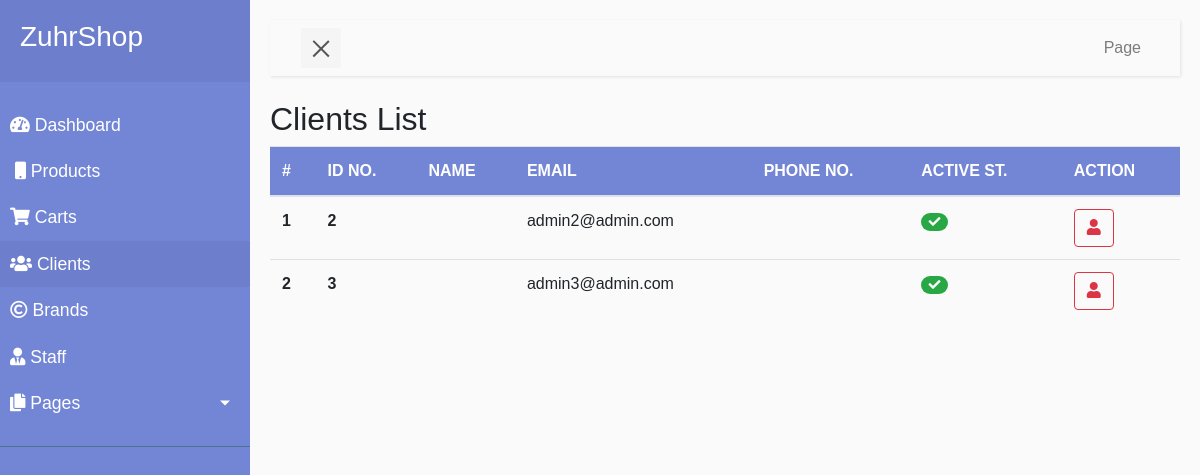
Before: /administration/clients/ (signed in) with the older database file.
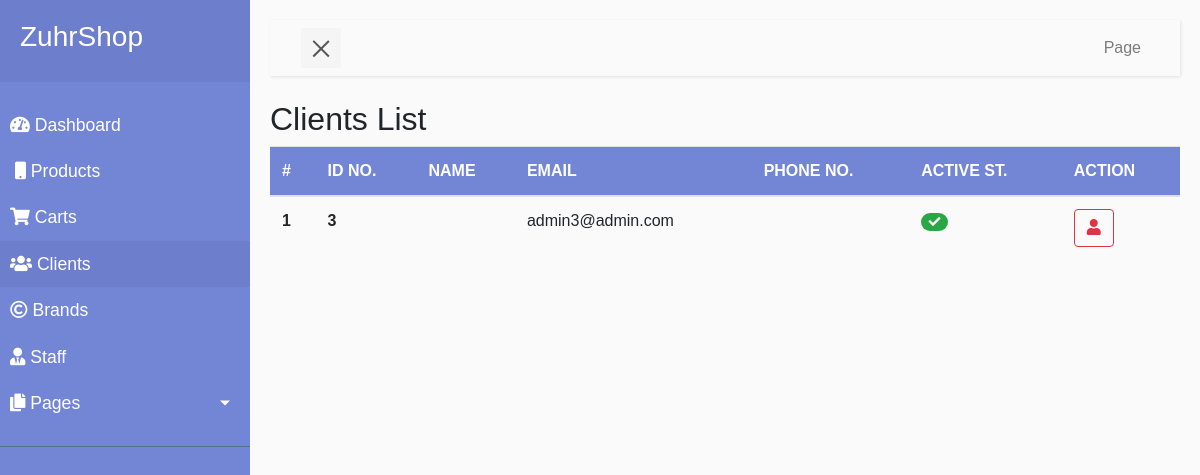
After: the same page with the newer database file.
### users/models.py (models this page shows, shortened)
class CustomUser(AbstractUser):
    username = None
    email = models.EmailField(_('email address'), unique=True)
    USERNAME_FIELD = 'email'
    REQUIRED_FIELDS = []
    objects = CustomUserManager()

### administrations/views.py (the view)
# urls.py: path('<str:who>/', views.AccountsAdminView.as_view(), name='admin-accounts'),
class AccountsAdminView(UserCheckingView, View):
    def get(self, request, who):
        if who == 'staff':
            accounts = CustomUser.objects.filter(is_staff=True)
        elif who == 'clients':
            accounts = CustomUser.objects.filter(is_staff=False)
        else:
            raise Http404("Page Does Not Exist.")
        context = {
            'url_name': who,
            'accounts': accounts
        }
        return render(request, 'administrations/admin-accounts.html', context)

### administrations/views.py (called while the page is built)
    def test_func(self):
        if self.request.user.is_staff:
            return True
        else:
            return False

### pages/context_processors.py (called while the page is built)
def add_variable_to_context(request):
    cart = Cart.objects.new_or_get(request)
    brands = Brand.objects.all()
    context = {
        'brands': brands,
        'cart': cart
    }
    return context

### templates/administrations/admin-accounts.html (shortened to what this page needs)
{% extends 'administrations/admin-base.html' %}
{% load static %}
{% block content %}
<h2 class="tm-block-title text-capitalize">{{ url_name }} List</h2>
<div class="" style="height:400px;overflow:auto;">
  <table class="table">
      <thead>
          <tr>
              <th scope="col">#</th>
              <th scope="col">ID NO.</th>
              <th scope="col">NAME</th>
              <th scope="col">EMAIL</th>
              <th scope="col">PHONE NO.</th>
              <th scope="col">ACTIVE ST.</th>
              <th scope="col">ACTION</th>
          </tr>
      </thead>
      <tbody>
          {% for account in accounts %}
            <tr id="account-{{ account.id }}">
                <th scope="row"><b>{{ forloop.counter }}</b></th>
                <td><b>{{ account.id }}</b></td>
                <td>{{ account.name }}</td>
                <td>{{ account.email }}</td>
                <td><b>{{ account.num }}</b></td>
                <td>
                  {% if account.is_active %}
                    <span class="badge badge-pill badge-success" id="badgeColor-{{ account.id }}"><i id="activeStatus-{{ account.id }}" class="fas fa-check"></i></span>
                  {% else %}
                    <span class="badge badge-pill badge-danger" id="badgeColor-{{ account.id }}"><i id="activeStatus-{{ account.id }}" class="fas fa-times"></i></span>
                  {% endif %}
                </td>
                <td>
                  <button type="button" class="btn btn-outline-danger" onclick="deleteAccount({{ account.id }})">
                    <i class="fas fa-user"></i>
                  </button>
                </td>
            </tr>
          {% endfor %}
      </tbody>
  </table>
</div>
{% endblock %}

Changed rows visible on the page:
no longer on this page (row edited): CustomUser: id "2", email "admin2@admin.com"
